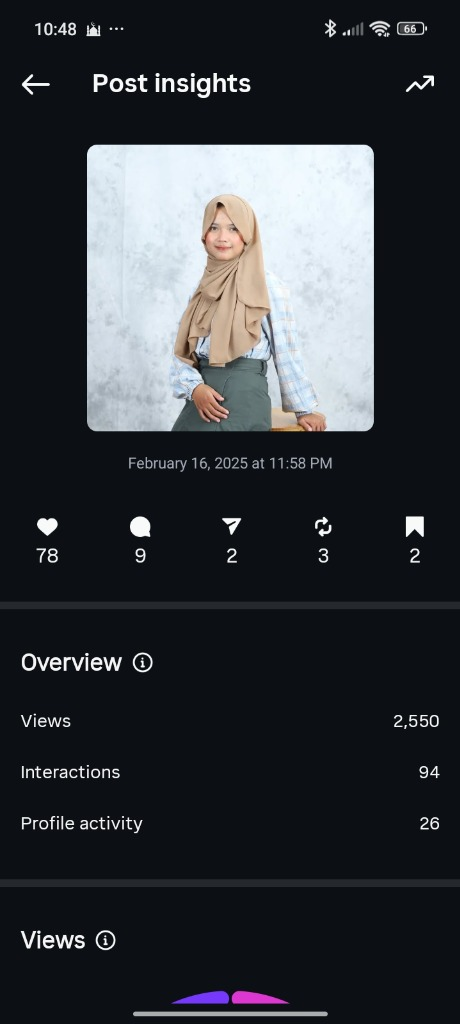
#> input picture PERSONAL-BRANDING/assets/images/media__1783227293470.jpg, 460 x 1024 px, found by its file name
$ python crop_avatar.py
#> lines starting #> are read from the running program, lines starting #| are printed output that depends on the picture
from PIL import Image

img_path = r"C:\Users\lenovo\.gemini\antigravity\brain\34a87eb0-2102-431d-bd12-9eb739dcb453\media__1783227293470.jpg"
img = Image.open(img_path)
#> img is the input picture: PIL image 460x1024 RGB; mean R, G, B 50.3, 53.4, 58.4

# Crop coordinates for the clean square profile picture of Lisa:
# X from 88 to 372, Y from 145 to 420
cropped = img.crop((88, 145, 372, 420))
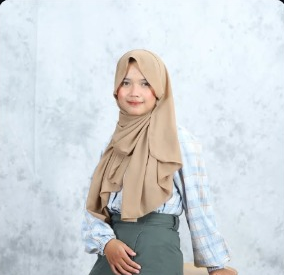
#> cropped: PIL image 284x275 RGB; mean R, G, B 208.5, 213.4, 216.7
cropped.save(r"c:\Users\lenovo\Desktop\PERSONAL-BRANDING\assets\images\lisa_avatar.jpg")
print("Cropped lisa_avatar.jpg successfully!")

$ run again, with PERSONAL-BRANDING/assets/images/media__1783226928305.jpg copied over PERSONAL-BRANDING/assets/images/media__1783227293470.jpg
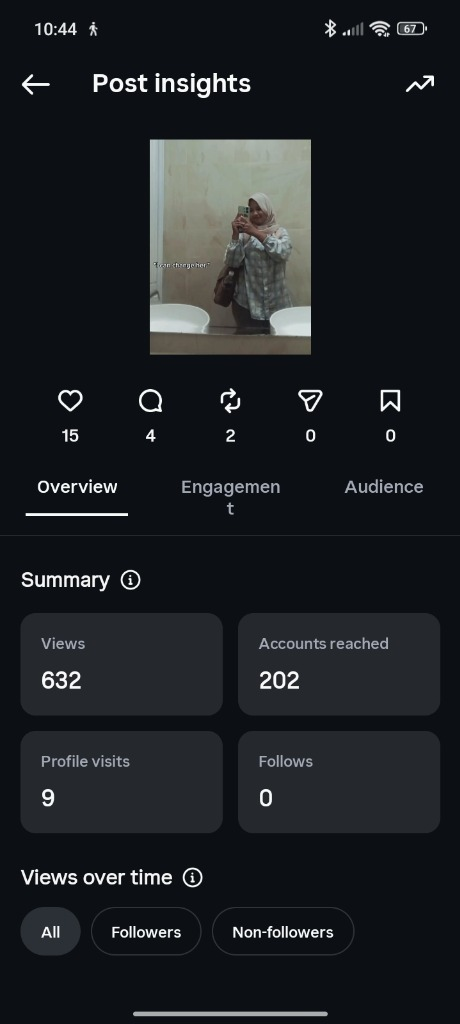
#> input picture PERSONAL-BRANDING/assets/images/media__1783226928305.jpg, 460 x 1024 px, found by its file name
#> img is the input picture: PIL image 460x1024 RGB; mean R, G, B 29.4, 32.4, 36.3
#> `cropped = img.crop((88, 145, 372, 420))`:
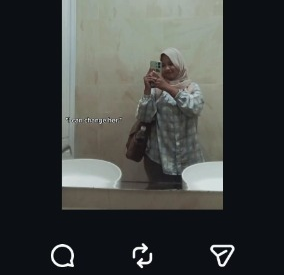
#> cropped: PIL image 284x275 RGB; mean R, G, B 61.7, 64.6, 63.2

$ run again, with PERSONAL-BRANDING/assets/images/media__1783226928309.jpg copied over PERSONAL-BRANDING/assets/images/media__1783227293470.jpg
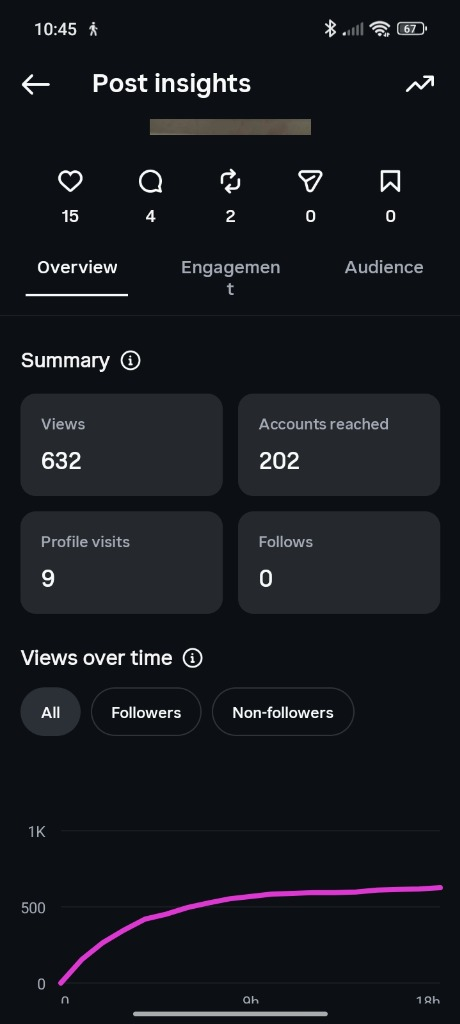
#> input picture PERSONAL-BRANDING/assets/images/media__1783226928309.jpg, 460 x 1024 px, found by its file name
#> img is the input picture: PIL image 460x1024 RGB; mean R, G, B 22.6, 24.8, 30.4
#> `cropped = img.crop((88, 145, 372, 420))`:
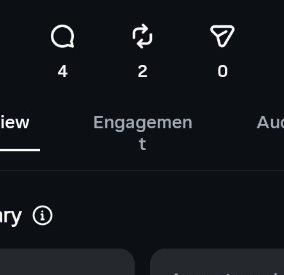
#> cropped: PIL image 284x275 RGB; mean R, G, B 19.2, 22.2, 27.2

$ run again, with PERSONAL-BRANDING/assets/images/media__1783226928317.jpg copied over PERSONAL-BRANDING/assets/images/media__1783227293470.jpg
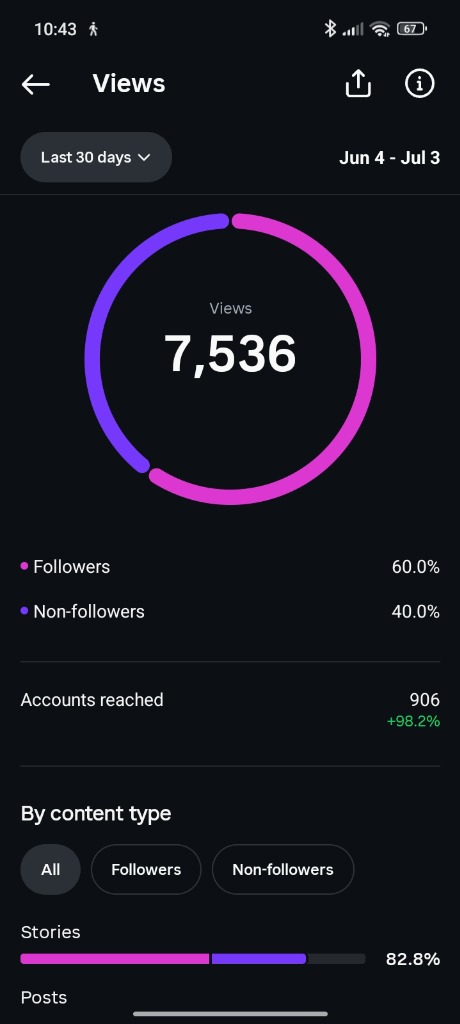
#> input picture PERSONAL-BRANDING/assets/images/media__1783226928317.jpg, 460 x 1024 px, found by its file name
#> img is the input picture: PIL image 460x1024 RGB; mean R, G, B 23.4, 22.1, 32.6
#> `cropped = img.crop((88, 145, 372, 420))`:
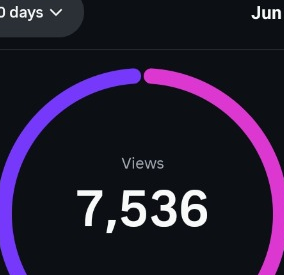
#> cropped: PIL image 284x275 RGB; mean R, G, B 36.9, 27.8, 50.4
